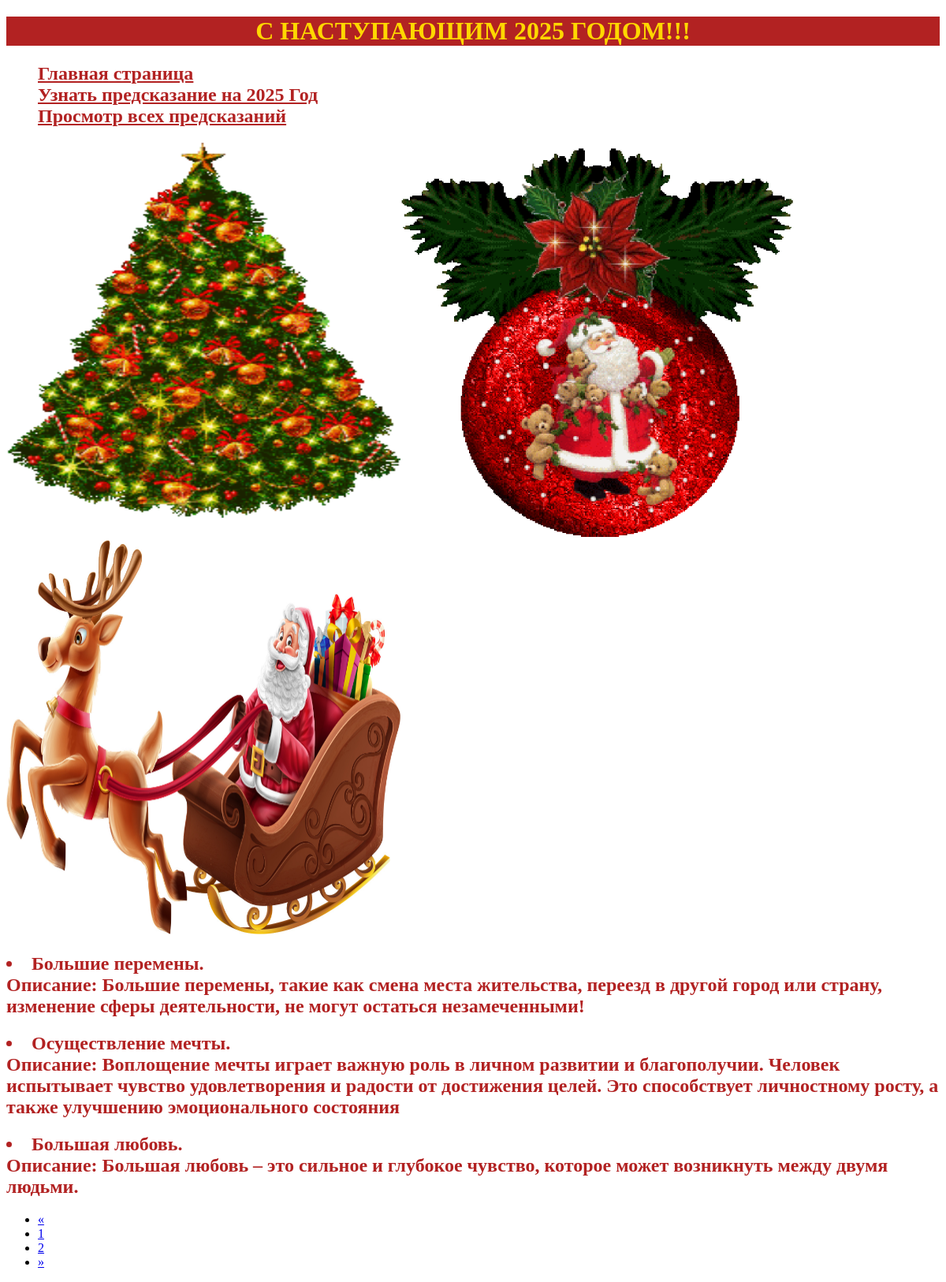
/viewing/?page=3, run on an earlier commit of the app's database.
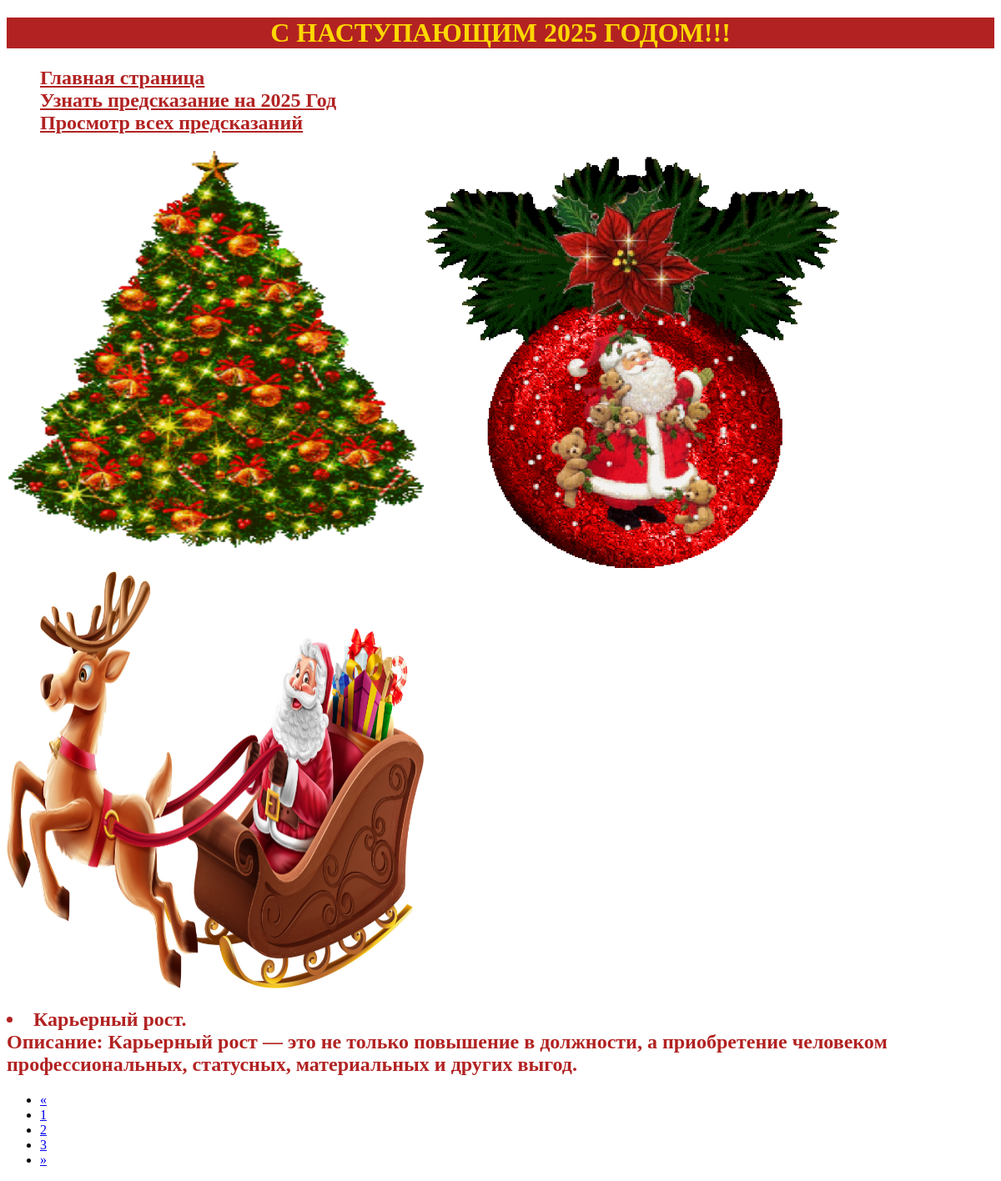
And on a later commit of the database.
### predictions/models.py (models this page shows, shortened)
class Prediction(models.Model):
    title = models.CharField(max_length=50)
    content = models.TextField()

### predictions/views.py (the view)
# urls.py: path('viewing/', Viewing),
def Viewing(request):
    predictions = Prediction.objects.all()
    paginator = Paginator(predictions, 3)
    page_number = request.GET.get('page')
    page_obj = paginator.get_page((page_number))
    return render(request, 'viewing.html', {'page_obj':page_obj})

### templates/viewing.html (shortened to what this page needs)
{% extends "menu.html" %}
{% block pagename %}
    {{block.super}}
{% endblock %}
{% block menu %}
    {{block.super}}
{% endblock %}
{% block grafic %}
    {{block.super}}
{% endblock %}
{% block content %}
    {{block.super}}
{% endblock %}

### templates/menu.html (shortened to what this page needs)
{% load static %}
<!DOCTYPE html>
<html lang="en">
<head>
    <link rel="stylesheet" type="text/css" href="{% static 'style.css' %}">
</head>
<body>
    <div class="pagename">
        {% block pagename %}
            <h1 style="color: #FFD700">С НАСТУПАЮЩИМ 2025 ГОДОМ!!!</h1>
        {% endblock %}
    </div>
    <menu>
        {% block menu %}
        <h2>
            <a href="/#" style="color: #B22222">Главная страница</a><br>
            <a href="/predictions" style="color: #B22222">Узнать предсказание на 2025 Год</a><br>
            <a href="/viewing" style="color: #B22222">Просмотр всех предсказаний</a>
        </h2>
        {% endblock %}
    </menu>
    <grafic>
        {% block grafic %}
            <img src = "/static/елка.gif"><img src = "/static/шарик.gif"><img src = "/static/мороз.jpg">
        {% endblock %}
    </grafic>
    <content>
        {% block content %}
        <div class="row">
            {% for prediction in page_obj %}
                <div class="col-md-4">
                    <h2 style="color: #B22222"><li>{{prediction.title}}.<br>Описание: {{prediction.content}}</li></h2>
                </div>
            {% endfor %}
        </div>
        {% if page_obj.has_other_pages %}
            <nav aria-label="Page navigation">
                <ul class="pagination">
                    {% if page_obj.has_previous %}
                    <li class="page-item">
                        <a class="page-link" href="?page={{ page_obj.previous_page_number }}" aria-label="Previous">
                            <span aria-hidden="true">&laquo;</span>
                        </a>
                    </li>
                {% else %}
                    <li class="page-item disabled">
                        <a class="page-link" href="#" aria-label="Previous">
                            <span aria-hidden="true">&laquo;</span>
                        </a>
                    </li>
                {% endif %}
                {% for i in page_obj.paginator.page_range %}
                    {% if page_obj.number == i %}
                        <li class="page-item active" aria-current="page">
                            <a class="page-link" href="#">{{ i }}</a>
                        </li>
                    {% else %}
                        <li class="page-item">
                            <a class="page-link" href="?page={{ i }}">{{ i }}</a>
                        </li>
                    {% endif %}
                {% endfor %}
                {% if page_obj.has_next %}
                    <li class="page-item">
                        <a class="page-link" href="?page={{ page_obj.next_page_number }}" aria-label="Next">
                            <span aria-hidden="true">&raquo;</span>
                        </a>
                    </li>
                {% else %}
                    <li class="page-item disabled">
                        <a class="page-link" href="#" aria-label="Next">
                            <span aria-hidden="true">&raquo;</span>
                        </a>
                    </li>
                {% endif %}
                </ul>
            </nav>
        {% endif %}
        {% endblock %}
    </content>
</body>
</html>

### static/style.css (style rules this page uses)
h1 { text-align: center; }
.pagename { background-color: #B22222; }
img { width: 500px; height: 500px; }

What changed in the data, as far as the page shows it:
no longer on this page (row unchanged): Prediction: title "Большие перемены", content "Большие перемены, такие как смена места жительства, переезд в другой город или страну, изменение сферы деятельности, не могут остаться незамеченными!"
no longer on this page (row unchanged): Prediction: title "Осуществление мечты", content "Воплощение мечты играет важную роль в личном развитии и благополучии. Человек испытывает чувство удовлетворения и радости от достижения целей. Это способствует личностному росту, а также улучшению эмоционального состояния"
no longer on this page (row unchanged): Prediction: title "Большая любовь", content "Большая любовь – это сильное и глубокое чувство, которое может возникнуть между двумя людьми."
added Prediction: title "Карьерный рост", content "Карьерный рост — это не только повышение в должности, а приобретение человеком профессиональных, статусных, материальных и других выгод."
Also different on the page:
list line gone: "2"
new list line: "2"
new list line: "3"
